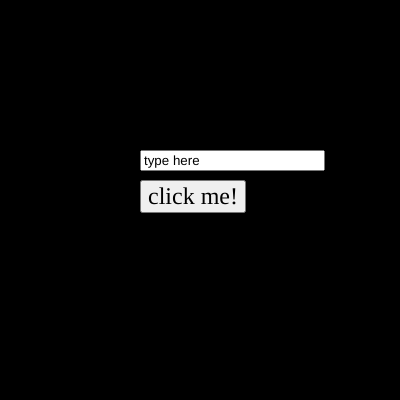
Frame 1 (no input)
Frame 60 (no input): identical to frame 1, image omitted
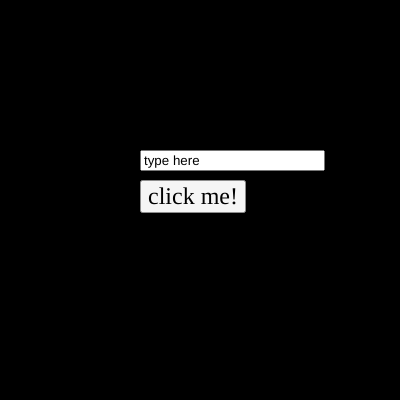
Frame 120 (the mouse pressed at the canvas centre since frame 60)

The p5.js sketch that drew these frames (run headless with seeded random() and noise() and a simulated clock; from frame 60 on, the mouse is pressed at the canvas centre):

// p5.js sketch
// ── sketch.js
let btn;
let bg = 0;
let inpt;
let txt = ""

function setup() {
  createCanvas(400, 400);
  inpt = createInput("type here");
  inpt.input(updateText0);
  inpt.position(140,150)
  btn = createButton("click me!")
  btn.mouseClicked(toggleBackground)
  btn.position(140,180)
  btn.style("font-family", "Comic Sans MS");
  btn.style("font-size", "24px")
}

function draw() {
  background(bg);
  fill(255)
  text(txt,100,100)
}

function updateText0(){
  txt = this.value()
}

function updateText(val){
  txt = val;
}

function toggleBackground(){
  if(bg == 0){
    bg = "#ff0000"
  }else{
    bg = 0
  }
}
// ── style.css
html, body {
  margin: 0;
  padding: 0;
}
canvas {
  display: block;
}

button{
    font-family: Comic Sans MS;
    font-size: 24px;
    position: absolute;
    left: 140px;
    top: 180px;
}
